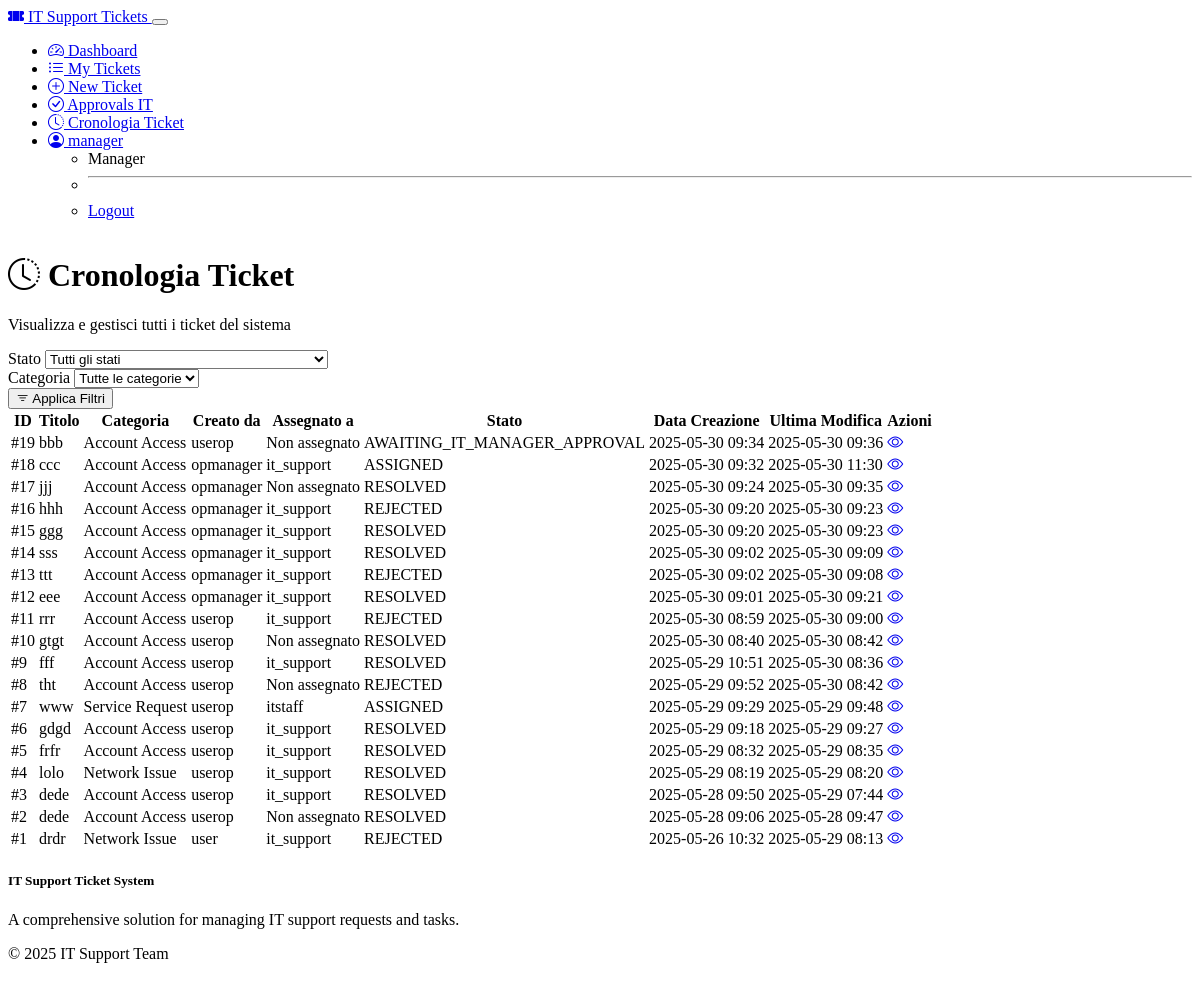
Page /manager/ticket-history (signed in) on the committed database.
### models.py (models this page shows, shortened)
class User(UserMixin, db.Model):
    __tablename__ = 'user'
    __table_args__ = {'extend_existing': True}
    id = db.Column(db.Integer, primary_key=True)
    username = db.Column(db.String(64), unique=True, nullable=False)
    email = db.Column(db.String(120), unique=True, nullable=False)
    password_hash = db.Column(db.String(256), nullable=False)
    role = db.Column(db.Enum(UserRole), default=UserRole.USER, nullable=False)
    department_id = db.Column(db.Integer, db.ForeignKey('department.id'))
    managed_department_id = db.Column(db.Integer, db.ForeignKey('department.id'), nullable=True)
    created_at = db.Column(db.DateTime, default=datetime.utcnow)
    is_active = db.Column(db.Boolean, default=True)
    created_tickets = db.relationship('Ticket', backref='creator', foreign_keys='Ticket.creator_id', lazy='dynamic')
    assigned_tickets = db.relationship('Ticket', backref='assignee', foreign_keys='Ticket.assignee_id', lazy='dynamic')
    approved_tickets = db.relationship('Ticket', backref='approver', foreign_keys='Ticket.approver_id', lazy='dynamic')
    comments = db.relationship('Comment', backref='author', lazy='dynamic')
    def is_admin(self):
        return self.role == UserRole.ADMIN
    def is_it(self):
        return self.role == UserRole.IT or self.role == UserRole.ADMIN
    def is_dept_manager(self):
        return self.role == UserRole.DEPT_MANAGER or self.role == UserRole.ADMIN
    def is_manager(self):
        return self.role == UserRole.MANAGER or self.role == UserRole.ADMIN

class Ticket(db.Model):
    id = db.Column(db.Integer, primary_key=True)
    title = db.Column(db.String(100), nullable=False)
    description = db.Column(db.Text, nullable=False)
    created_at = db.Column(db.DateTime, default=datetime.utcnow)
    updated_at = db.Column(db.DateTime, default=datetime.utcnow, onupdate=datetime.utcnow)
    status = db.Column(db.Enum(TicketStatus), default=TicketStatus.NEW)
    creator_id = db.Column(db.Integer, db.ForeignKey('user.id'), nullable=False)
    category_id = db.Column(db.Integer, db.ForeignKey('category.id'), nullable=False)
    assignee_id = db.Column(db.Integer, db.ForeignKey('user.id'), nullable=True)
    approver_id = db.Column(db.Integer, db.ForeignKey('user.id'), nullable=True)
    dept_manager_approver_id = db.Column(db.Integer, db.ForeignKey('user.id'), nullable=True)
    department_id = db.Column(db.Integer, db.ForeignKey('department.id'), nullable=True)
    comments = db.relationship('Comment', backref='ticket', cascade='all, delete-orphan', lazy='dynamic')
    attachments = db.relationship('Attachment', backref='ticket', cascade='all, delete-orphan', lazy='dynamic')

class Category(db.Model):
    id = db.Column(db.Integer, primary_key=True)
    name = db.Column(db.String(100), unique=True, nullable=False)
    description = db.Column(db.Text)
    requires_approval = db.Column(db.Boolean, default=False)
    tickets = db.relationship('Ticket', backref='category_rel', lazy='dynamic')

### routes.py (the view)
    @app.route('/manager/ticket-history')
    @login_required
    def manager_ticket_history():
        if not current_user.is_manager():
            abort(403)
        statuses = [status for status in TicketStatus]
        categories = Category.query.all()
        query = Ticket.query
        status_filter = request.args.get('status')
        if status_filter and status_filter != '':
            query = query.filter(Ticket.status == TicketStatus[status_filter])
        category_filter = request.args.get('category')
        if category_filter and category_filter != '':
            query = query.filter(Ticket.category_id == int(category_filter))
        tickets = query.order_by(Ticket.created_at.desc()).all()
        return render_template('manager/ticket_history.html',
                           tickets=tickets,
                           statuses=statuses,
                           categories=categories)

### models.py (called while the page is built)
@login_manager.user_loader
def load_user(user_id):
    return User.query.get(int(user_id))

### templates/manager/ticket_history.html (shortened to what this page needs)
{% extends "base.html" %}
{% block content %}
<div class="row mb-4">
    <div class="col">
        <h1>
            <i class="bi bi-clock-history me-2"></i>
            Cronologia Ticket
        </h1>
        <p class="lead">Visualizza e gestisci tutti i ticket del sistema</p>
    </div>
</div>
<div class="card mb-4">
    <div class="card-body">
        <form method="GET" class="row g-3">
            <div class="col-md-4">
                <label for="status" class="form-label">Stato</label>
                <select class="form-select" id="status" name="status">
                    <option value="">Tutti gli stati</option>
                </select>
            </div>
            <div class="col-md-4">
                <label for="category" class="form-label">Categoria</label>
                <select class="form-select" id="category" name="category">
                    <option value="">Tutte le categorie</option>
                </select>
            </div>
            <div class="col-md-4 d-flex align-items-end">
                <button type="submit" class="btn btn-primary">
                    <i class="bi bi-filter me-1"></i> Applica Filtri
                </button>
            </div>
        </form>
    </div>
</div>
{% if tickets %}
<div class="table-responsive">
    <table class="table table-hover">
        <thead>
            <tr>
                <th>ID</th>
                <th>Titolo</th>
                <th>Categoria</th>
                <th>Creato da</th>
                <th>Assegnato a</th>
                <th>Stato</th>
                <th>Data Creazione</th>
                <th>Ultima Modifica</th>
                <th>Azioni</th>
            </tr>
        </thead>
        <tbody>
            {% for ticket in tickets %}
            <tr>
                <td>#{{ ticket.id }}</td>
                <td>{{ ticket.title }}</td>
                <td>{{ ticket.category_rel.name }}</td>
                <td>{{ ticket.creator.username }}</td>
                <td>
                    {% if ticket.assignee %}
                    {{ ticket.assignee.username }}
                    {% else %}
                    <span class="text-muted">Non assegnato</span>
                    {% endif %}
                </td>
                <td>
                    <span class="badge {% if ticket.status.name == 'AWAITING_APPROVAL' %}bg-warning
                        {% elif ticket.status.name == 'NEW' %}bg-info
                        {% elif ticket.status.name == 'ASSIGNED' %}bg-primary
                        {% elif ticket.status.name == 'IN_PROGRESS' %}bg-success
                        {% elif ticket.status.name == 'WAITING_USER' %}bg-warning
                        {% elif ticket.status.name == 'RESOLVED' %}bg-success
                        {% elif ticket.status.name == 'CLOSED' %}bg-secondary
                        {% else %}bg-secondary{% endif %}">
                        {{ ticket.status.name }}
                    </span>
                </td>
                <td>{{ ticket.created_at.strftime('%Y-%m-%d %H:%M') }}</td>
                <td>{{ ticket.updated_at.strftime('%Y-%m-%d %H:%M') }}</td>
                <td>
                    <div class="btn-group">
                        <a href="{{ url_for('ticket_detail', ticket_id=ticket.id) }}" class="btn btn-sm btn-outline-primary">
                            <i class="bi bi-eye"></i>
                        </a>
                    </div>
                </td>
            </tr>
            {% endfor %}
        </tbody>
    </table>
</div>
{% endif %}
{% endblock %}

### templates/base.html (shortened to what this page needs)
<!DOCTYPE html>
<html lang="en" data-bs-theme="dark">
<head>
    <link rel="stylesheet" href="https://cdn.replit.com/agent/bootstrap-agent-dark-theme.min.css">
    <link rel="stylesheet" href="https://cdn.jsdelivr.net/npm/bootstrap-icons@1.11.3/font/bootstrap-icons.min.css">
    <link rel="stylesheet" href="{{ url_for('static', filename='css/custom.css') }}">
</head>
<body>
    <header>
        <nav class="navbar navbar-expand-lg navbar-dark bg-dark">
            <div class="container">
                <a class="navbar-brand" href="{{ url_for('index') }}">
                    <i class="bi bi-ticket-perforated-fill me-2"></i>
                    IT Support Tickets
                </a>
                <button class="navbar-toggler" type="button" data-bs-toggle="collapse" data-bs-target="#navbarNav" aria-controls="navbarNav" aria-expanded="false" aria-label="Toggle navigation">
                </button>
                <div class="collapse navbar-collapse" id="navbarNav">
                    <ul class="navbar-nav ms-auto">
                        {% if current_user.is_authenticated %}
                            <li class="nav-item">
                                <a class="nav-link" href="{{ url_for('dashboard') }}">
                                    <i class="bi bi-speedometer2 me-1"></i> Dashboard
                                </a>
                            </li>
                            <li class="nav-item">
                                <a class="nav-link" href="{{ url_for('ticket_list') }}">
                                    <i class="bi bi-list-ul me-1"></i> My Tickets
                                </a>
                            </li>
                            <li class="nav-item">
                                <a class="nav-link" href="{{ url_for('ticket_create') }}">
                                    <i class="bi bi-plus-circle me-1"></i> New Ticket
                                </a>
                            </li>
                            {% if current_user.is_manager() %}
                            <li class="nav-item">
                                <a class="nav-link" href="{{ url_for('approvals') }}">
                                    <i class="bi bi-check-circle me-1"></i> Approvals IT
                                </a>
                            </li>
                            <li class="nav-item">
                                <a class="nav-link" href="{{ url_for('manager_ticket_history') }}">
                                    <i class="bi bi-clock-history me-1"></i> Cronologia Ticket
                                </a>
                            </li>
                            {% endif %}
                            <li class="nav-item dropdown">
                                <a class="nav-link dropdown-toggle" href="#" id="userDropdown" role="button" data-bs-toggle="dropdown" aria-expanded="false">
                                    <i class="bi bi-person-circle me-1"></i> {{ current_user.username }}
                                </a>
                                <ul class="dropdown-menu" aria-labelledby="userDropdown">
                                    <li><span class="dropdown-item-text text-muted">{{ current_user.role.value }}</span></li>
                                    <li><hr class="dropdown-divider"></li>
                                    <li><a class="dropdown-item" href="{{ url_for('logout') }}">Logout</a></li>
                                </ul>
                            </li>
                        {% endif %}
                    </ul>
                </div>
            </div>
        </nav>
    </header>
    <main class="container mt-4">
        {% block content %}{% endblock %}
    </main>
    <footer class="bg-dark text-light py-4 mt-5">
        <div class="container">
            <div class="row">
                <div class="col-md-6">
                    <h5>IT Support Ticket System</h5>
                    <p>A comprehensive solution for managing IT support requests and tasks.</p>
                </div>
                <div class="col-md-6 text-md-end">
                    <p>&copy; 2025 IT Support Team</p>
                </div>
            </div>
        </div>
    </footer>
</body>
</html>

### static/css/custom.css (style rules this page uses)
body { min-height: 100vh; display: flex; flex-direction: column; }
main { flex: 1 0 auto; }
footer { margin-top: auto; }

### rows in the picture
User: username "manager", role.value "Manager"
Ticket: id "19", title "bbb", category_rel.name "Account Access", creator.username "userop", shows "Non assegnato", status.name "AWAITING_IT_MANAGER_APPROVAL", created_at "2025-05-30 09:34", updated_at "2025-05-30 09:36"
Ticket: id "18", title "ccc", category_rel.name "Account Access", creator.username "opmanager", assignee.username "it_support", status.name "ASSIGNED", created_at "2025-05-30 09:32", updated_at "2025-05-30 11:30"
Ticket: id "17", title "jjj", category_rel.name "Account Access", creator.username "opmanager", shows "Non assegnato", status.name "RESOLVED", created_at "2025-05-30 09:24", updated_at "2025-05-30 09:35"
Ticket: id "16", title "hhh", category_rel.name "Account Access", creator.username "opmanager", assignee.username "it_support", status.name "REJECTED", created_at "2025-05-30 09:20", updated_at "2025-05-30 09:23"
Ticket: id "15", title "ggg", category_rel.name "Account Access", creator.username "opmanager", assignee.username "it_support", status.name "RESOLVED", created_at "2025-05-30 09:20", updated_at "2025-05-30 09:23"
Ticket: id "14", title "sss", category_rel.name "Account Access", creator.username "opmanager", assignee.username "it_support", status.name "RESOLVED", created_at "2025-05-30 09:02", updated_at "2025-05-30 09:09"
Ticket: id "13", title "ttt", category_rel.name "Account Access", creator.username "opmanager", assignee.username "it_support", status.name "REJECTED", created_at "2025-05-30 09:02", updated_at "2025-05-30 09:08"
Ticket: id "12", title "eee", category_rel.name "Account Access", creator.username "opmanager", assignee.username "it_support", status.name "RESOLVED", created_at "2025-05-30 09:01", updated_at "2025-05-30 09:21"
Ticket: id "11", title "rrr", category_rel.name "Account Access", creator.username "userop", assignee.username "it_support", status.name "REJECTED", created_at "2025-05-30 08:59", updated_at "2025-05-30 09:00"
Ticket: id "10", title "gtgt", category_rel.name "Account Access", creator.username "userop", shows "Non assegnato", status.name "RESOLVED", created_at "2025-05-30 08:40", updated_at "2025-05-30 08:42"
Ticket: id "9", title "fff", category_rel.name "Account Access", creator.username "userop", assignee.username "it_support", status.name "RESOLVED", created_at "2025-05-29 10:51", updated_at "2025-05-30 08:36"
Ticket: id "8", title "tht", category_rel.name "Account Access", creator.username "userop", shows "Non assegnato", status.name "REJECTED", created_at "2025-05-29 09:52", updated_at "2025-05-30 08:42"
Ticket: id "7", title "www", category_rel.name "Service Request", creator.username "userop", assignee.username "itstaff", status.name "ASSIGNED", created_at "2025-05-29 09:29", updated_at "2025-05-29 09:48"
Ticket: id "6", title "gdgd", category_rel.name "Account Access", creator.username "userop", assignee.username "it_support", status.name "RESOLVED", created_at "2025-05-29 09:18", updated_at "2025-05-29 09:27"
Ticket: id "5", title "frfr", category_rel.name "Account Access", creator.username "userop", assignee.username "it_support", status.name "RESOLVED", created_at "2025-05-29 08:32", updated_at "2025-05-29 08:35"
Ticket: id "4", title "lolo", category_rel.name "Network Issue", creator.username "userop", assignee.username "it_support", status.name "RESOLVED", created_at "2025-05-29 08:19", updated_at "2025-05-29 08:20"
Ticket: id "3", title "dede", category_rel.name "Account Access", creator.username "userop", assignee.username "it_support", status.name "RESOLVED", created_at "2025-05-28 09:50", updated_at "2025-05-29 07:44"
Ticket: id "2", title "dede", category_rel.name "Account Access", creator.username "userop", shows "Non assegnato", status.name "RESOLVED", created_at "2025-05-28 09:06", updated_at "2025-05-28 09:47"
Ticket: id "1", title "drdr", category_rel.name "Network Issue", creator.username "user", assignee.username "it_support", status.name "REJECTED", created_at "2025-05-26 10:32", updated_at "2025-05-29 08:13"
